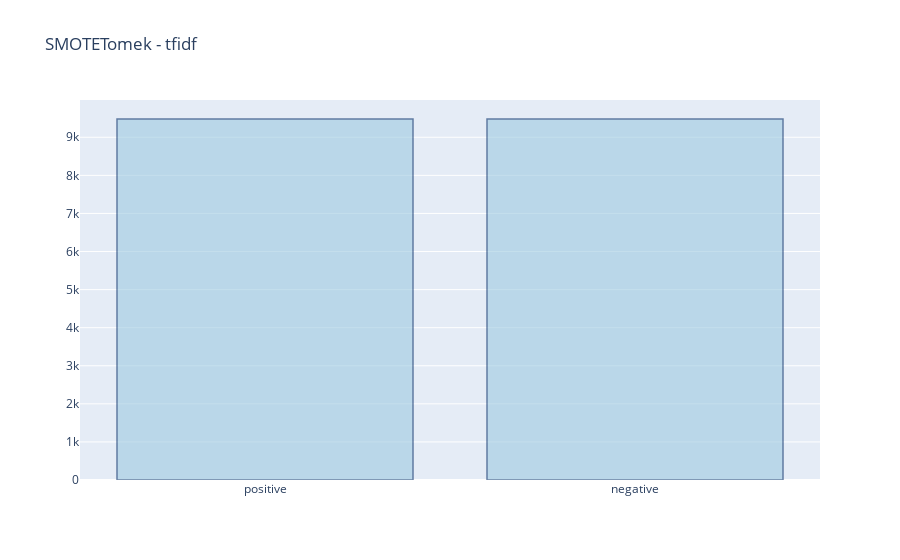

This figure's notebook cell:
### Code cell
from imblearn.combine import SMOTETomek
smk = SMOTETomek(random_state=2)
xtrain_tfidf_smt, ytrain_tfidf_smt = smk.fit_sample(xtrain_tfidf, ytrain_tfidf)

#visualising the imbalanced data tranform into balanced one after the resampling technique
count_classes = pd.value_counts(ytrain_tfidf_smt, sort = True)
x = ['positive', 'negative']
y = [count_classes[0], count_classes[1]]

# Use the hovertext kw argument for hover text
fig = go.Figure(data=[go.Bar(x=x, y=y)])
# Customize aspect
fig.update_traces(marker_color='rgb(158,202,225)', marker_line_color='rgb(8,48,107)',
                  marker_line_width=1.5, opacity=0.6)
fig.update_layout(title_text='SMOTETomek - tfidf')
fig.show()

### Figure 1 — Plotly figure (JSON) as saved in the notebook; plotly's stock layout.template omitted (floating-point values rounded to 4 significant figures)
{"data": [{"marker": {"color": "rgb(158,202,225)", "line": {"color": "rgb(8,48,107)", "width": 1.5}}, "opacity": 0.6, "type": "bar", "x": ["positive", "negative"], "y": [9480, 9480]}], "layout": {"title": {"text": "SMOTETomek - tfidf"}}}
